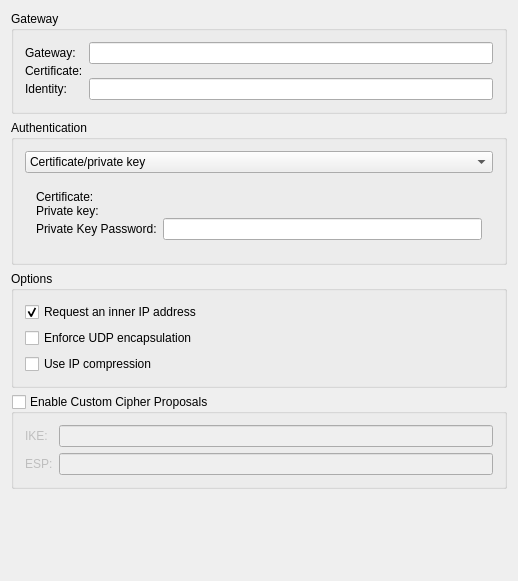
<?xml version="1.0" encoding="UTF-8"?>
<ui version="4.0">
 <class>StrongswanProp</class>
 <widget class="QWidget" name="StrongswanProp">
  <property name="geometry">
   <rect>
    <x>0</x>
    <y>0</y>
    <width>518</width>
    <height>581</height>
   </rect>
  </property>
  <property name="windowTitle">
   <string>Strong Swan VPN</string>
  </property>
  <layout class="QVBoxLayout" name="verticalLayout">
   <item>
    <widget class="QGroupBox" name="groupBox">
     <property name="title">
      <string>Gateway</string>
     </property>
     <layout class="QFormLayout" name="formLayout">
      <property name="verticalSpacing">
       <number>0</number>
      </property>
      <item row="0" column="0">
       <widget class="QLabel" name="textLabel3">
        <property name="text">
         <string>Gateway:</string>
        </property>
        <property name="wordWrap">
         <bool>false</bool>
        </property>
        <property name="buddy">
         <cstring>leGateway</cstring>
        </property>
       </widget>
      </item>
      <item row="0" column="1">
       <widget class="QLineEdit" name="leGateway">
        <property name="clearButtonEnabled">
         <bool>true</bool>
        </property>
       </widget>
      </item>
      <item row="1" column="0">
       <widget class="QLabel" name="label_3">
        <property name="text">
         <string>Certificate:</string>
        </property>
       </widget>
      </item>
      <item row="1" column="1">
       <widget class="KUrlRequester" name="leGatewayCertificate"/>
      </item>
      <item row="2" column="0">
       <widget class="QLabel" name="textLabel3_1">
        <property name="text">
         <string>Identity:</string>
        </property>
        <property name="wordWrap">
         <bool>false</bool>
        </property>
        <property name="buddy">
         <cstring>leRemoteIdentity</cstring>
        </property>
       </widget>
      </item>
      <item row="2" column="1">
       <widget class="QLineEdit" name="leRemoteIdentity">
        <property name="clearButtonEnabled">
         <bool>true</bool>
        </property>
       </widget>
      </item>
     </layout>
    </widget>
   </item>
   <item>
    <widget class="QGroupBox" name="groupBox_2">
     <property name="title">
      <string>Authentication</string>
     </property>
     <layout class="QVBoxLayout" name="verticalLayout_3">
      <item>
       <widget class="QComboBox" name="cmbMethod">
        <property name="sizePolicy">
         <sizepolicy hsizetype="Expanding" vsizetype="Fixed">
          <horstretch>0</horstretch>
          <verstretch>0</verstretch>
         </sizepolicy>
        </property>
        <property name="editable">
         <bool>false</bool>
        </property>
        <item>
         <property name="text">
          <string>Certificate/private key</string>
         </property>
        </item>
        <item>
         <property name="text">
          <string>Certificate/ssh-agent</string>
         </property>
        </item>
        <item>
         <property name="text">
          <string>Smartcard</string>
         </property>
        </item>
        <item>
         <property name="text">
          <string>EAP</string>
         </property>
        </item>
       </widget>
      </item>
      <item>
       <widget class="QStackedWidget" name="swMethods">
        <property name="sizePolicy">
         <sizepolicy hsizetype="Preferred" vsizetype="Fixed">
          <horstretch>0</horstretch>
          <verstretch>0</verstretch>
         </sizepolicy>
        </property>
        <property name="currentIndex">
         <number>0</number>
        </property>
        <widget class="QWidget" name="page_4">
         <layout class="QFormLayout" name="formLayout_4">
          <property name="fieldGrowthPolicy">
           <enum>QFormLayout::ExpandingFieldsGrow</enum>
          </property>
          <property name="verticalSpacing">
           <number>0</number>
          </property>
          <item row="0" column="0">
           <widget class="QLabel" name="label_4">
            <property name="text">
             <string>Certificate:</string>
            </property>
           </widget>
          </item>
          <item row="0" column="1">
           <widget class="KUrlRequester" name="leAuthPrivatekeyCertificate"/>
          </item>
          <item row="1" column="0">
           <widget class="QLabel" name="label_6">
            <property name="text">
             <string>Private key:</string>
            </property>
           </widget>
          </item>
          <item row="1" column="1">
           <widget class="KUrlRequester" name="leAuthPrivatekeyKey"/>
          </item>
          <item row="2" column="0">
           <widget class="QLabel" name="label_7">
            <property name="text">
             <string>Private Key Password:</string>
            </property>
           </widget>
          </item>
          <item row="2" column="1">
           <layout class="QHBoxLayout" name="horizontalLayout_3">
            <item>
             <widget class="PasswordField" name="lePrivateKeyPassword">
              <property name="passwordModeEnabled" stdset="0">
               <bool>true</bool>
              </property>
             </widget>
            </item>
           </layout>
          </item>
         </layout>
        </widget>
        <widget class="QWidget" name="page_3">
         <layout class="QFormLayout" name="formLayout_3">
          <property name="verticalSpacing">
           <number>0</number>
          </property>
          <item row="0" column="0">
           <widget class="QLabel" name="label">
            <property name="text">
             <string>Certificate:</string>
            </property>
           </widget>
          </item>
          <item row="0" column="1">
           <widget class="KUrlRequester" name="leAuthSshCertificate"/>
          </item>
         </layout>
        </widget>
        <widget class="QWidget" name="page_2">
         <layout class="QFormLayout" name="formLayout_5">
          <property name="verticalSpacing">
           <number>0</number>
          </property>
          <item row="0" column="0">
           <widget class="QLabel" name="labelSmartcardCertificate">
            <property name="text">
             <string>Certificate:</string>
            </property>
            <property name="buddy">
             <cstring>cmbSmartcardCertificate</cstring>
            </property>
           </widget>
          </item>
          <item row="0" column="1">
           <widget class="QComboBox" name="cmbSmartcardCertificate">
            <property name="sizePolicy">
             <sizepolicy hsizetype="Expanding" vsizetype="Fixed">
              <horstretch>0</horstretch>
              <verstretch>0</verstretch>
             </sizepolicy>
            </property>
            <property name="sizeAdjustPolicy">
             <enum>QComboBox::AdjustToMinimumContentsLengthWithIcon</enum>
            </property>
            <property name="minimumContentsLength">
             <number>20</number>
            </property>
           </widget>
          </item>
          <item row="1" column="0">
           <widget class="QLabel" name="label_8">
            <property name="text">
             <string>PIN:</string>
            </property>
           </widget>
          </item>
          <item row="1" column="1">
           <layout class="QHBoxLayout" name="horizontalLayout_4">
            <item>
             <widget class="PasswordField" name="lePin">
              <property name="passwordModeEnabled" stdset="0">
               <bool>true</bool>
              </property>
             </widget>
            </item>
           </layout>
          </item>
         </layout>
        </widget>
        <widget class="QWidget" name="page">
         <layout class="QFormLayout" name="formLayout_2">
          <property name="fieldGrowthPolicy">
           <enum>QFormLayout::ExpandingFieldsGrow</enum>
          </property>
          <property name="verticalSpacing">
           <number>0</number>
          </property>
          <item row="0" column="0">
           <widget class="QLabel" name="label_5">
            <property name="text">
             <string>Username:</string>
            </property>
            <property name="buddy">
             <cstring>leUserName</cstring>
            </property>
           </widget>
          </item>
          <item row="0" column="1">
           <widget class="QLineEdit" name="leUserName">
            <property name="clearButtonEnabled">
             <bool>true</bool>
            </property>
           </widget>
          </item>
          <item row="1" column="1">
           <layout class="QHBoxLayout" name="horizontalLayout">
            <item>
             <widget class="PasswordField" name="leUserPassword">
              <property name="passwordModeEnabled" stdset="0">
               <bool>true</bool>
              </property>
             </widget>
            </item>
           </layout>
          </item>
          <item row="1" column="0">
           <widget class="QLabel" name="label_2">
            <property name="text">
             <string>User Password:</string>
            </property>
            <property name="buddy">
             <cstring>leUserPassword</cstring>
            </property>
           </widget>
          </item>
         </layout>
        </widget>
       </widget>
      </item>
     </layout>
    </widget>
   </item>
   <item>
    <widget class="QGroupBox" name="groupBox_3">
     <property name="title">
      <string>Options</string>
     </property>
     <layout class="QVBoxLayout" name="verticalLayout_2">
      <item>
       <widget class="QCheckBox" name="innerIP">
        <property name="autoFillBackground">
         <bool>false</bool>
        </property>
        <property name="text">
         <string>Request an inner IP address</string>
        </property>
        <property name="checked">
         <bool>true</bool>
        </property>
        <property name="tristate">
         <bool>false</bool>
        </property>
       </widget>
      </item>
      <item>
       <widget class="QCheckBox" name="udpEncap">
        <property name="text">
         <string>Enforce UDP encapsulation</string>
        </property>
       </widget>
      </item>
      <item>
       <widget class="QCheckBox" name="ipComp">
        <property name="text">
         <string>Use IP compression</string>
        </property>
       </widget>
      </item>
     </layout>
    </widget>
   </item>
   <item>
    <widget class="QGroupBox" name="proposal">
     <property name="title">
      <string>Enable Custom Cipher Proposals</string>
     </property>
     <property name="checkable">
      <bool>true</bool>
     </property>
     <property name="checked">
      <bool>false</bool>
     </property>
     <layout class="QVBoxLayout" name="verticalLayout_3">
      <item>
       <layout class="QFormLayout" name="formLayout_6">
        <item row="0" column="0">
         <widget class="QLabel" name="label_3">
          <property name="text">
           <string>IKE:</string>
          </property>
         </widget>
        </item>
        <item row="0" column="1">
         <widget class="QLineEdit" name="ike">
          <property name="toolTip">
           <string>A list of proposals for IKE separated by &quot;;&quot;</string>
          </property>
         </widget>
        </item>
        <item row="1" column="0">
         <widget class="QLabel" name="label_3">
          <property name="text">
           <string>ESP:</string>
          </property>
         </widget>
        </item>
        <item row="1" column="1">
         <widget class="QLineEdit" name="esp">
          <property name="toolTip">
           <string>A list of proposals for ESP separated by &quot;;&quot;</string>
          </property>
         </widget>
        </item>
       </layout>
      </item>
     </layout>
    </widget>
   </item>
   <item>
    <spacer name="verticalSpacer">
     <property name="orientation">
      <enum>Qt::Vertical</enum>
     </property>
     <property name="sizeHint" stdset="0">
      <size>
       <width>20</width>
       <height>0</height>
      </size>
     </property>
    </spacer>
   </item>
  </layout>
 </widget>
 <layoutdefault spacing="6" margin="11"/>
 <customwidgets>
  <customwidget>
   <class>KUrlRequester</class>
   <extends>QWidget</extends>
   <header>kurlrequester.h</header>
  </customwidget>
  <customwidget>
   <class>PasswordField</class>
   <extends>QLineEdit</extends>
   <header>passwordfield.h</header>
  </customwidget>
 </customwidgets>
 <tabstops>
  <tabstop>leGateway</tabstop>
  <tabstop>leGatewayCertificate</tabstop>
  <tabstop>cmbMethod</tabstop>
  <tabstop>leAuthPrivatekeyCertificate</tabstop>
  <tabstop>leAuthPrivatekeyKey</tabstop>
  <tabstop>lePrivateKeyPassword</tabstop>
  <tabstop>leAuthSshCertificate</tabstop>
  <tabstop>lePin</tabstop>
  <tabstop>leUserName</tabstop>
  <tabstop>leUserPassword</tabstop>
  <tabstop>innerIP</tabstop>
  <tabstop>udpEncap</tabstop>
  <tabstop>ipComp</tabstop>
 </tabstops>
 <resources/>
 <connections>
  <connection>
   <sender>cmbMethod</sender>
   <signal>currentIndexChanged(int)</signal>
   <receiver>swMethods</receiver>
   <slot>setCurrentIndex(int)</slot>
   <hints>
    <hint type="sourcelabel">
     <x>231</x>
     <y>129</y>
    </hint>
    <hint type="destinationlabel">
     <x>231</x>
     <y>186</y>
    </hint>
   </hints>
  </connection>
 </connections>
</ui>
